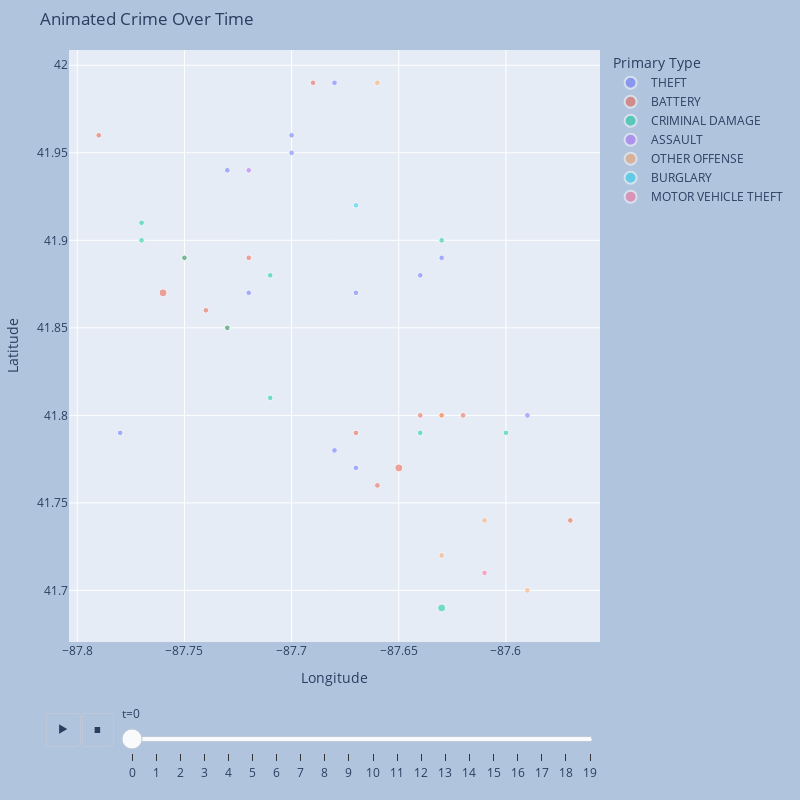

The cell this chart's notebook holds for it:
### Code cell
import plotly.express as px

points['size'] = 2*points['count']

fig = px.scatter(
    data_frame=points, 
    x="Longitude", 
    y="Latitude", 
    title="Animated Crime Over Time",
#     facet_col="Primary Type",
#     facet_col_wrap=3,
    width=800, 
    height=800,
    opacity=.5,
    size="size",
    size_max=points['size'].max(),
    color='Primary Type',
#     marginal_x='violin',
    animation_frame="t",
#     animation_group="t",
#     color="count",
)

fig.update_layout(
    margin=dict(l=20, r=50, t=50, b=20),
    paper_bgcolor="LightSteelBlue",
#     transition ={'duration': 1},
#     frame={'duration': 100},
)

fig.layout.updatemenus[0].buttons[0].args[1]["frame"]["duration"] = 500
fig.layout.updatemenus[0].buttons[0].args[1]["transition"]["duration"] = 0

fig

### Figure 1 — Plotly figure (JSON) as saved in the notebook; plotly's stock layout.template omitted (floating-point values rounded to 4 significant figures)
{"data": [{"hovertemplate": "Primary Type=THEFT<br>t=0<br>Longitude=%{x}<br>Latitude=%{y}<br>size=%{marker.size}<extra></extra>", "legendgroup": "THEFT", "marker": {"color": "#636efa", "opacity": 0.5, "size": [2, 2, 2, 2, 2, 2, 2, 2, 2, 2, 2, 2], "sizemode": "area", "sizeref": 0.125, "symbol": "circle"}, "mode": "markers", "name": "THEFT", "orientation": "v", "showlegend": true, "type": "scatter", "x": [-87.78, -87.73, -87.72, -87.7, -87.7, -87.68, -87.68, -87.67, -87.67, -87.64, -87.63, -87.59], "xaxis": "x", "y": [41.79, 41.94, 41.87, 41.95, 41.96, 41.78, 41.99, 41.77, 41.87, 41.88, 41.89, 41.8], "yaxis": "y"}, {"hovertemplate": "Primary Type=BATTERY<br>t=0<br>Longitude=%{x}<br>Latitude=%{y}<br>size=%{marker.size}<extra></extra>", "legendgroup": "BATTERY", "marker": {"color": "#EF553B", "opacity": 0.5, "size": [2, 4, 2, 2, 2, 2, 2, 2, 2, 4, 2, 2, 2, 2], "sizemode": "area", "sizeref": 0.125, "symbol": "circle"}, "mode": "markers", "name": "BATTERY", "orientation": "v", "showlegend": true, "type": "scatter", "x": [-87.79, -87.76, -87.75, -87.74, -87.73, -87.72, -87.69, -87.67, -87.66, -87.65, -87.64, -87.63, -87.62, -87.57], "xaxis": "x", "y": [41.96, 41.87, 41.89, 41.86, 41.85, 41.89, 41.99, 41.79, 41.76, 41.77, 41.8, 41.8, 41.8, 41.74], "yaxis": "y"}, {"hovertemplate": "Primary Type=CRIMINAL DAMAGE<br>t=0<br>Longitude=%{x}<br>Latitude=%{y}<br>size=%{marker.size}<extra></extra>", "legendgroup": "CRIMINAL DAMAGE", "marker": {"color": "#00cc96", "opacity": 0.5, "size": [2, 2, 2, 2, 2, 2, 2, 4, 2, 2], "sizemode": "area", "sizeref": 0.125, "symbol": "circle"}, "mode": "markers", "name": "CRIMINAL DAMAGE", "orientation": "v", "showlegend": true, "type": "scatter", "x": [-87.77, -87.77, -87.75, -87.73, -87.71, -87.71, -87.64, -87.63, -87.63, -87.6], "xaxis": "x", "y": [41.9, 41.91, 41.89, 41.85, 41.81, 41.88, 41.79, 41.69, 41.9, 41.79], "yaxis": "y"}, {"hovertemplate": "Primary Type=ASSAULT<br>t=0<br>Longitude=%{x}<br>Latitude=%{y}<br>size=%{marker.size}<extra></extra>", "legendgroup": "ASSAULT", "marker": {"color": "#ab63fa", "opacity": 0.5, "size": [2], "sizemode": "area", "sizeref": 0.125, "symbol": "circle"}, "mode": "markers", "name": "ASSAULT", "orientation": "v", "showlegend": true, "type": "scatter", "x": [-87.72], "xaxis": "x", "y": [41.94], "yaxis": "y"}, {"hovertemplate": "Primary Type=OTHER OFFENSE<br>t=0<br>Longitude=%{x}<br>Latitude=%{y}<br>size=%{marker.size}<extra></extra>", "legendgroup": "OTHER OFFENSE", "marker": {"color": "#FFA15A", "opacity": 0.5, "size": [2, 2, 2, 2, 2], "sizemode": "area", "sizeref": 0.125, "symbol": "circle"}, "mode": "markers", "name": "OTHER OFFENSE", "orientation": "v", "showlegend": true, "type": "scatter", "x": [-87.66, -87.63, -87.63, -87.61, -87.59], "xaxis": "x", "y": [41.99, 41.72, 41.8, 41.74, 41.7], "yaxis": "y"}, {"hovertemplate": "Primary Type=BURGLARY<br>t=0<br>Longitude=%{x}<br>Latitude=%{y}<br>size=%{marker.size}<extra></extra>", "legendgroup": "BURGLARY", "marker": {"color": "#19d3f3", "opacity": 0.5, "size": [2], "sizemode": "area", "sizeref": 0.125, "symbol": "circle"}, "mode": "markers", "name": "BURGLARY", "orientation": "v", "showlegend": true, "type": "scatter", "x": [-87.67], "xaxis": "x", "y": [41.92], "yaxis": "y"}, {"hovertemplate": "Primary Type=MOTOR VEHICLE THEFT<br>t=0<br>Longitude=%{x}<br>Latitude=%{y}<br>size=%{marker.size}<extra></extra>", "legendgroup": "MOTOR VEHICLE THEFT", "marker": {"color": "#FF6692", "opacity": 0.5, "size": [2], "sizemode": "area", "sizeref": 0.125, "symbol": "circle"}, "mode": "markers", "name": "MOTOR VEHICLE THEFT", "orientation": "v", "showlegend": true, "type": "scatter", "x": [-87.61], "xaxis": "x", "y": [41.71], "yaxis": "y"}], "layout": {"height": 800, "legend": {"itemsizing": "constant", "title": {"text": "Primary Type"}, "tracegroupgap": 0}, "margin": {"b": 20, "l": 20, "r": 50, "t": 50}, "paper_bgcolor": "LightSteelBlue", "sliders": [{"active": 0, "currentvalue": {"prefix": "t="}, "len": 0.9, "pad": {"b": 10, "t": 60}, "steps": [{"args": [["0"], {"frame": {"duration": 0, "redraw": false}, "fromcurrent": true, "mode": "immediate", "transition": {"duration": 0, "easing": "linear"}}], "label": "0", "method": "animate"}, {"args": [["1"], {"frame": {"duration": 0, "redraw": false}, "fromcurrent": true, "mode": "immediate", "transition": {"duration": 0, "easing": "linear"}}], "label": "1", "method": "animate"}, {"args": [["2"], {"frame": {"duration": 0, "redraw": false}, "fromcurrent": true, "mode": "immediate", "transition": {"duration": 0, "easing": "linear"}}], "label": "2", "method": "animate"}, {"args": [["3"], {"frame": {"duration": 0, "redraw": false}, "fromcurrent": true, "mode": "immediate", "transition": {"duration": 0, "easing": "linear"}}], "label": "3", "method": "animate"}, {"args": [["4"], {"frame": {"duration": 0, "redraw": false}, "fromcurrent": true, "mode": "immediate", "transition": {"duration": 0, "easing": "linear"}}], "label": "4", "method": "animate"}, {"args": [["5"], {"frame": {"duration": 0, "redraw": false}, "fromcurrent": true, "mode": "immediate", "transition": {"duration": 0, "easing": "linear"}}], "label": "5", "method": "animate"}, {"args": [["6"], {"frame": {"duration": 0, "redraw": false}, "fromcurrent": true, "mode": "immediate", "transition": {"duration": 0, "easing": "linear"}}], "label": "6", "method": "animate"}, {"args": [["7"], {"frame": {"duration": 0, "redraw": false}, "fromcurrent": true, "mode": "immediate", "transition": {"duration": 0, "easing": "linear"}}], "label": "7", "method": "animate"}, {"args": [["8"], {"frame": {"duration": 0, "redraw": false}, "fromcurrent": true, "mode": "immediate", "transition": {"duration": 0, "easing": "linear"}}], "label": "8", "method": "animate"}, {"args": [["9"], {"frame": {"duration": 0, "redraw": false}, "fromcurrent": true, "mode": "immediate", "transition": {"duration": 0, "easing": "linear"}}], "label": "9", "method": "animate"}, {"args": [["10"], {"frame": {"duration": 0, "redraw": false}, "fromcurrent": true, "mode": "immediate", "transition": {"duration": 0, "easing": "linear"}}], "label": "10", "method": "animate"}, {"args": [["11"], {"frame": {"duration": 0, "redraw": false}, "fromcurrent": true, "mode": "immediate", "transition": {"duration": 0, "easing": "linear"}}], "label": "11", "method": "animate"}, {"args": [["12"], {"frame": {"duration": 0, "redraw": false}, "fromcurrent": true, "mode": "immediate", "transition": {"duration": 0, "easing": "linear"}}], "label": "12", "method": "animate"}, {"args": [["13"], {"frame": {"duration": 0, "redraw": false}, "fromcurrent": true, "mode": "immediate", "transition": {"duration": 0, "easing": "linear"}}], "label": "13", "method": "animate"}, {"args": [["14"], {"frame": {"duration": 0, "redraw": false}, "fromcurrent": true, "mode": "immediate", "transition": {"duration": 0, "easing": "linear"}}], "label": "14", "method": "animate"}, {"args": [["15"], {"frame": {"duration": 0, "redraw": false}, "fromcurrent": true, "mode": "immediate", "transition": {"duration": 0, "easing": "linear"}}], "label": "15", "method": "animate"}, {"args": [["16"], {"frame": {"duration": 0, "redraw": false}, "fromcurrent": true, "mode": "immediate", "transition": {"duration": 0, "easing": "linear"}}], "label": "16", "method": "animate"}, {"args": [["17"], {"frame": {"duration": 0, "redraw": false}, "fromcurrent": true, "mode": "immediate", "transition": {"duration": 0, "easing": "linear"}}], "label": "17", "method": "animate"}, {"args": [["18"], {"frame": {"duration": 0, "redraw": false}, "fromcurrent": true, "mode": "immediate", "transition": {"duration": 0, "easing": "linear"}}], "label": "18", "method": "animate"}, {"args": [["19"], {"frame": {"duration": 0, "redraw": false}, "fromcurrent": true, "mode": "immediate", "transition": {"duration": 0, "easing": "linear"}}], "label": "19", "method": "animate"}], "x": 0.1, "xanchor": "left", "y": 0, "yanchor": "top"}], "title": {"text": "Animated Crime Over Time"}, "updatemenus": [{"buttons": [{"args": [null, {"frame": {"duration": 500, "redraw": false}, "fromcurrent": true, "mode": "immediate", "transition": {"duration": 0, "easing": "linear"}}], "label": "&#9654;", "method": "animate"}, {"args": [[null], {"frame": {"duration": 0, "redraw": false}, "fromcurrent": true, "mode": "immediate", "transition": {"duration": 0, "easing": "linear"}}], "label": "&#9724;", "method": "animate"}], "direction": "left", "pad": {"r": 10, "t": 70}, "showactive": false, "type": "buttons", "x": 0.1, "xanchor": "right", "y": 0, "yanchor": "top"}], "width": 800, "xaxis": {"anchor": "y", "domain": [0, 1], "title": {"text": "Longitude"}}, "yaxis": {"anchor": "x", "domain": [0, 1], "title": {"text": "Latitude"}}}}
